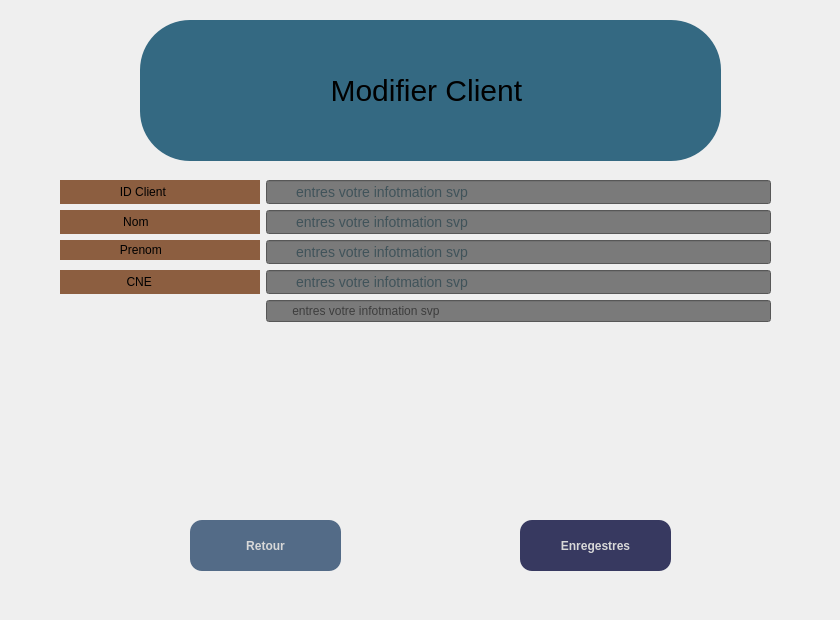
    <widget class="QWidget" name="modifierclient7">
     <property name="styleSheet">
      <string notr="true">QPushButton{
font:12px;
font-weight:bold;
color:rgb(216, 216, 216);
}
 
QPushButton:hover{
font:12px;
font-weight:bold;
color:rgb(26, 216, 216);

}
QPushButton:pressed{
font:12px;
font-weight:bold;
color:rgb(26, 216, 126);

}
</string>
     </property>
     <widget class="QLabel" name="label_22">
      <property name="geometry">
       <rect>
        <x>10</x>
        <y>-10</y>
        <width>821</width>
        <height>611</height>
       </rect>
      </property>
      <property name="text">
       <string/>
      </property>
      <property name="pixmap">
       <pixmap>../../Pictures/car1.jpg</pixmap>
      </property>
      <property name="scaledContents">
       <bool>true</bool>
      </property>
     </widget>
     <widget class="QWidget" name="formLayoutWidget_3">
      <property name="geometry">
       <rect>
        <x>60</x>
        <y>180</y>
        <width>711</width>
        <height>311</height>
       </rect>
      </property>
      <layout class="QFormLayout" name="formLayout_4">
       <item row="0" column="0">
        <widget class="QLabel" name="label_23">
         <property name="minimumSize">
          <size>
           <width>200</width>
           <height>20</height>
          </size>
         </property>
         <property name="styleSheet">
          <string notr="true">background-color: rgba(112, 54, 15,200);
color:wihte;
font:12px;</string>
         </property>
         <property name="text">
          <string>                  ID Client </string>
         </property>
        </widget>
       </item>
       <item row="0" column="1">
        <widget class="QLineEdit" name="lineEdit_13">
         <property name="styleSheet">
          <string notr="true">background-color: rgb(122, 122, 122);
color:rgb(5, 44, 58);
font:14px;</string>
         </property>
         <property name="placeholderText">
          <string>       entres votre infotmation svp</string>
         </property>
        </widget>
       </item>
       <item row="1" column="0">
        <widget class="QLabel" name="label_24">
         <property name="minimumSize">
          <size>
           <width>200</width>
           <height>20</height>
          </size>
         </property>
         <property name="styleSheet">
          <string notr="true">background-color: rgba(112, 54, 15,200);
color:wihte;
font:12px;</string>
         </property>
         <property name="text">
          <string>                   Nom</string>
         </property>
        </widget>
       </item>
       <item row="2" column="0">
        <widget class="QLabel" name="label_25">
         <property name="sizePolicy">
          <sizepolicy hsizetype="Expanding" vsizetype="Fixed">
           <horstretch>0</horstretch>
           <verstretch>0</verstretch>
          </sizepolicy>
         </property>
         <property name="minimumSize">
          <size>
           <width>200</width>
           <height>20</height>
          </size>
         </property>
         <property name="styleSheet">
          <string notr="true">background-color: rgba(112, 54, 15,200);
color:wihte;
font:12px;</string>
         </property>
         <property name="text">
          <string>                  Prenom  </string>
         </property>
        </widget>
       </item>
       <item row="2" column="1">
        <widget class="QLineEdit" name="lineEdit_14">
         <property name="sizePolicy">
          <sizepolicy hsizetype="Expanding" vsizetype="Fixed">
           <horstretch>0</horstretch>
           <verstretch>0</verstretch>
          </sizepolicy>
         </property>
         <property name="styleSheet">
          <string notr="true">background-color: rgb(122, 122, 122);
color:rgb(5, 44, 58);
font:14px;
</string>
         </property>
         <property name="placeholderText">
          <string>       entres votre infotmation svp</string>
         </property>
        </widget>
       </item>
       <item row="3" column="0">
        <widget class="QLabel" name="label_26">
         <property name="minimumSize">
          <size>
           <width>200</width>
           <height>20</height>
          </size>
         </property>
         <property name="styleSheet">
          <string notr="true">background-color: rgba(112, 54, 15,200);
color:wihte;
font:12px;</string>
         </property>
         <property name="text">
          <string>                    CNE</string>
         </property>
        </widget>
       </item>
       <item row="4" column="1">
        <widget class="QLineEdit" name="lineEdit_15">
         <property name="styleSheet">
          <string notr="true">background-color: rgb(122, 122, 122);</string>
         </property>
         <property name="placeholderText">
          <string>       entres votre infotmation svp</string>
         </property>
        </widget>
       </item>
       <item row="1" column="1">
        <widget class="QLineEdit" name="lineEdit_16">
         <property name="styleSheet">
          <string notr="true">background-color: rgb(122, 122, 122);
color:rgb(5, 44, 58);
font:14px;</string>
         </property>
         <property name="placeholderText">
          <string>       entres votre infotmation svp</string>
         </property>
        </widget>
       </item>
       <item row="3" column="1">
        <widget class="QLineEdit" name="lineEdit_17">
         <property name="styleSheet">
          <string notr="true">background-color: rgb(122, 122, 122);
color:rgb(5, 44, 58);
font:14px;</string>
         </property>
         <property name="placeholderText">
          <string>       entres votre infotmation svp</string>
         </property>
        </widget>
       </item>
      </layout>
     </widget>
     <widget class="QPushButton" name="pushButton_28">
      <property name="geometry">
       <rect>
        <x>190</x>
        <y>520</y>
        <width>151</width>
        <height>51</height>
       </rect>
      </property>
      <property name="styleSheet">
       <string notr="true">QPushButton 
{
	background-color: rgba(40, 70, 106,200);
	border-radius:12px;


}

</string>
      </property>
      <property name="text">
       <string>Retour</string>
      </property>
     </widget>
     <widget class="QPushButton" name="pushButton_29">
      <property name="geometry">
       <rect>
        <x>520</x>
        <y>520</y>
        <width>151</width>
        <height>51</height>
       </rect>
      </property>
      <property name="styleSheet">
       <string notr="true">QPushButton 
{
	background-color: rgba(4, 7, 56,200);
	border-radius:12px;


}

QPushButton :hover{
	background-color: rgba(98, 17, 91,200);
	border-radius:12px;


}

</string>
      </property>
      <property name="text">
       <string>Enregestres</string>
      </property>
     </widget>
     <widget class="QLabel" name="label_27">
      <property name="geometry">
       <rect>
        <x>140</x>
        <y>20</y>
        <width>581</width>
        <height>141</height>
       </rect>
      </property>
      <property name="styleSheet">
       <string notr="true">QLabel {
    font:30px;
	background-color: rgba(0, 67, 100,200);
	border-radius:50px;
	color:rgb(0, 0, 0)
}</string>
      </property>
      <property name="text">
       <string>Modifier Client </string>
      </property>
      <property name="alignment">
       <set>Qt::AlignCenter</set>
      </property>
     </widget>
    </widget>
